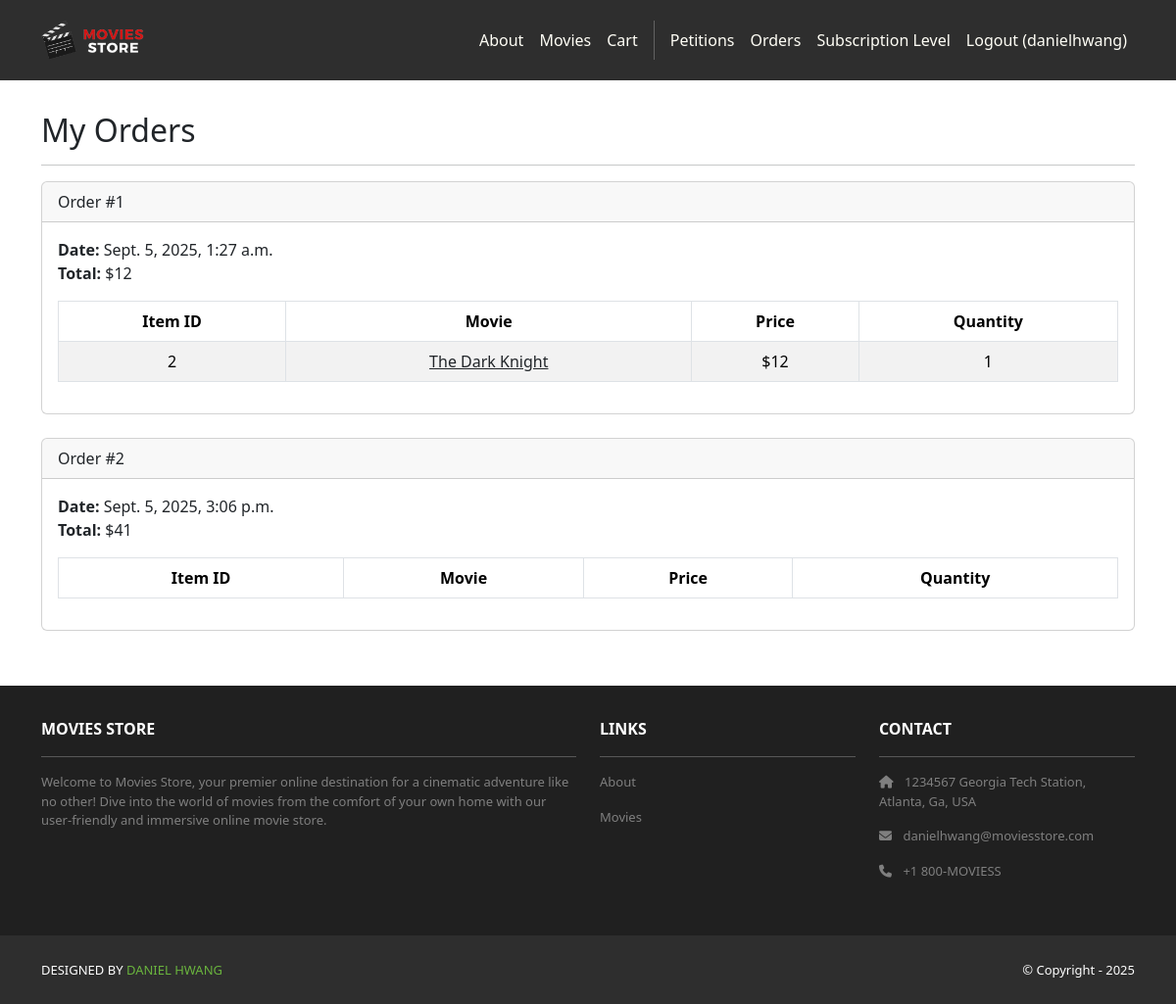
Before: /accounts/order/ (signed in) with the older database file.
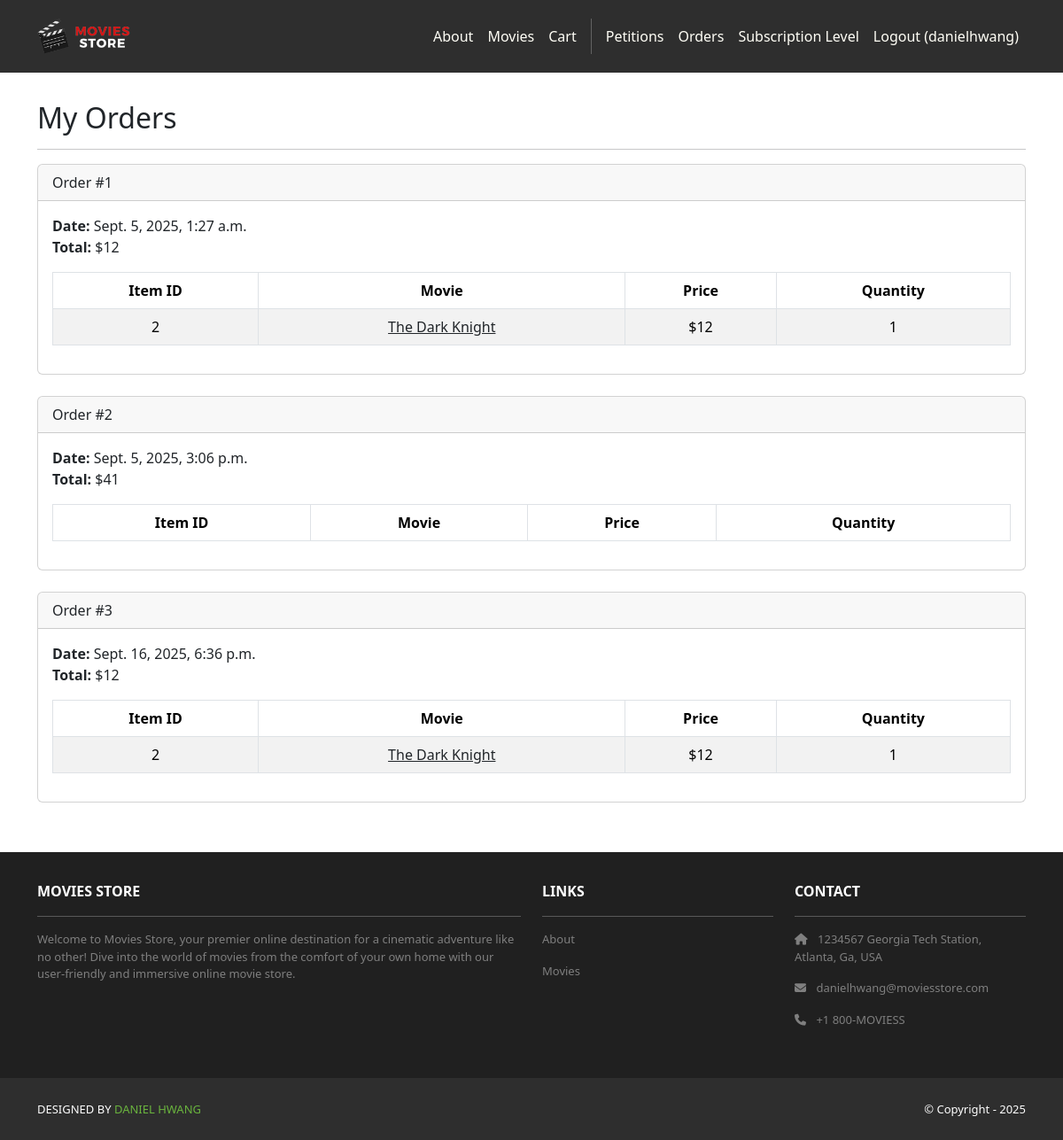
After: the same page with the newer database file.
### cart/models.py (models this page shows, shortened)
class Order(models.Model):
    id = models.AutoField(primary_key=True)
    total = models.IntegerField()
    total_price = models.DecimalField(max_digits=8, decimal_places=2, default=0)
    date = models.DateTimeField(auto_now_add=True)
    user = models.ForeignKey(User, on_delete=models.CASCADE)

class Item(models.Model):
    id = models.AutoField(primary_key=True)
    price = models.IntegerField()
    quantity = models.IntegerField()
    order = models.ForeignKey(Order,
    on_delete=models.CASCADE)
    movie = models.ForeignKey(Movie,
    on_delete=models.CASCADE)

### movies/models.py (models this page shows, shortened)
class Movie(models.Model):
    id = models.AutoField(primary_key=True)
    name = models.CharField(max_length=255)
    price = models.IntegerField()
    description = models.TextField()
    image = models.ImageField(upload_to='movie_images/')
    is_petitioned = models.BooleanField(default=False)

### accounts/views.py (the view)
# urls.py: path('order/', views.orders, name='accounts.orders'),
@login_required
def orders(request):
    template_data = {}
    template_data['title'] = 'Orders'
    template_data['orders'] = request.user.order_set.all()
    return render(request, 'accounts/orders.html', {'template_data': template_data})

### accounts/templates/accounts/orders.html
{% extends 'base.html' %}
{% block content %}
<div class="p-3">
    <div class="container">
        <div class="row mt-3">
            <div class="col mx-auto mb-3">
                <h2>My Orders</h2>
                <hr />
                {% for order in template_data.orders %}
                <div class="card mb-4">
                    <div class="card-header">Order #{{ order.id }}</div>
                    <div class="card-body">
                        <b>Date:</b> {{ order.date }}<br />
                        <b>Total:</b> ${{ order.total }}<br />
                        <table class="table table-bordered table-striped text-center mt-3">
                            <thead>
                                <tr>
                                <th scope="col">Item ID</th>
                                <th scope="col">Movie</th>
                                <th scope="col">Price</th>
                                <th scope="col">Quantity</th>
                                </tr>
                            </thead>
                            <tbody>
                                {% for item in order.item_set.all %}
                                <tr>
                                    <td>{{ item.movie.id }}</td>
                                    <td>
                                        <a class="link-dark" href="{% url 'movies.show' id=item.movie.id %}">{{ item.movie.name }}</a>
                                    </td>
                                    <td>${{ item.movie.price }}</td>
                                    <td>{{ item.quantity }}</td>
                                </tr>
                                {% endfor %}
                            </tbody>
                        </table>
                    </div>
                </div>
                {% endfor %}
            </div>
        </div>
    </div>
</div>
{% endblock content %}

Changed rows visible on the page:
added Order: id "3", date "Sept. 16, 2025, 6:36 p.m.", total "12"
added Item: movie.id "2", movie.name "The Dark Knight", movie.price "12", quantity "1", shown under "3"
